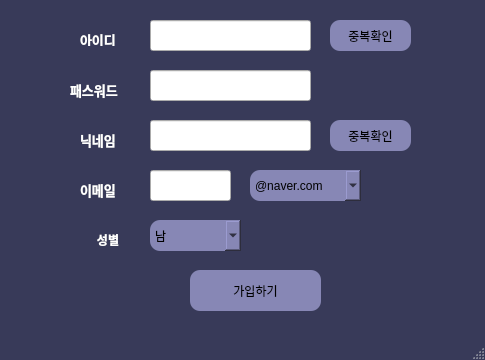
<?xml version="1.0" encoding="UTF-8"?>
<ui version="4.0">
 <class>sign_form</class>
 <widget class="QMainWindow" name="sign_form">
  <property name="geometry">
   <rect>
    <x>0</x>
    <y>0</y>
    <width>485</width>
    <height>360</height>
   </rect>
  </property>
  <property name="minimumSize">
   <size>
    <width>485</width>
    <height>360</height>
   </size>
  </property>
  <property name="maximumSize">
   <size>
    <width>485</width>
    <height>360</height>
   </size>
  </property>
  <property name="windowTitle">
   <string>회원가입</string>
  </property>
  <property name="styleSheet">
   <string notr="true">QMainWindow{
	background-color: rgb(56, 58, 89);	
}</string>
  </property>
  <widget class="QWidget" name="centralwidget">
   <widget class="QLabel" name="label_2">
    <property name="geometry">
     <rect>
      <x>80</x>
      <y>30</y>
      <width>56</width>
      <height>16</height>
     </rect>
    </property>
    <property name="minimumSize">
     <size>
      <width>56</width>
      <height>16</height>
     </size>
    </property>
    <property name="maximumSize">
     <size>
      <width>56</width>
      <height>16</height>
     </size>
    </property>
    <property name="styleSheet">
     <string notr="true">	font: 75 9pt &quot;CookieRun Bold&quot;;
	color:white;</string>
    </property>
    <property name="text">
     <string>&lt;html&gt;&lt;head/&gt;&lt;body&gt;&lt;p&gt;&lt;span style=&quot; font-size:10pt; font-weight:600;&quot;&gt;아이디&lt;/span&gt;&lt;/p&gt;&lt;/body&gt;&lt;/html&gt;</string>
    </property>
   </widget>
   <widget class="QLabel" name="label_3">
    <property name="geometry">
     <rect>
      <x>70</x>
      <y>80</y>
      <width>71</width>
      <height>21</height>
     </rect>
    </property>
    <property name="minimumSize">
     <size>
      <width>71</width>
      <height>21</height>
     </size>
    </property>
    <property name="maximumSize">
     <size>
      <width>71</width>
      <height>21</height>
     </size>
    </property>
    <property name="styleSheet">
     <string notr="true">	font: 75 9pt &quot;CookieRun Bold&quot;;
	color:white;</string>
    </property>
    <property name="text">
     <string>&lt;html&gt;&lt;head/&gt;&lt;body&gt;&lt;p&gt;&lt;span style=&quot; font-size:10pt; font-weight:600;&quot;&gt;패스워드&lt;/span&gt;&lt;/p&gt;&lt;/body&gt;&lt;/html&gt;</string>
    </property>
   </widget>
   <widget class="QLabel" name="label_4">
    <property name="geometry">
     <rect>
      <x>80</x>
      <y>180</y>
      <width>56</width>
      <height>21</height>
     </rect>
    </property>
    <property name="minimumSize">
     <size>
      <width>56</width>
      <height>21</height>
     </size>
    </property>
    <property name="maximumSize">
     <size>
      <width>56</width>
      <height>21</height>
     </size>
    </property>
    <property name="styleSheet">
     <string notr="true">	font: 75 9pt &quot;CookieRun Bold&quot;;
	color:white;</string>
    </property>
    <property name="text">
     <string>&lt;html&gt;&lt;head/&gt;&lt;body&gt;&lt;p&gt;&lt;span style=&quot; font-size:10pt; font-weight:600;&quot;&gt;이메일&lt;/span&gt;&lt;/p&gt;&lt;/body&gt;&lt;/html&gt;</string>
    </property>
   </widget>
   <widget class="QLabel" name="label_5">
    <property name="geometry">
     <rect>
      <x>80</x>
      <y>230</y>
      <width>56</width>
      <height>21</height>
     </rect>
    </property>
    <property name="minimumSize">
     <size>
      <width>56</width>
      <height>21</height>
     </size>
    </property>
    <property name="maximumSize">
     <size>
      <width>56</width>
      <height>21</height>
     </size>
    </property>
    <property name="styleSheet">
     <string notr="true">	font: 75 9pt &quot;CookieRun Bold&quot;;
	color:white;</string>
    </property>
    <property name="text">
     <string>&lt;html&gt;&lt;head/&gt;&lt;body&gt;&lt;p align=&quot;center&quot;&gt;&lt;span style=&quot; font-weight:600;&quot;&gt;성별&lt;/span&gt;&lt;/p&gt;&lt;/body&gt;&lt;/html&gt;</string>
    </property>
   </widget>
   <widget class="QLabel" name="label_6">
    <property name="geometry">
     <rect>
      <x>80</x>
      <y>130</y>
      <width>56</width>
      <height>21</height>
     </rect>
    </property>
    <property name="minimumSize">
     <size>
      <width>56</width>
      <height>21</height>
     </size>
    </property>
    <property name="maximumSize">
     <size>
      <width>56</width>
      <height>21</height>
     </size>
    </property>
    <property name="styleSheet">
     <string notr="true">	font: 75 9pt &quot;CookieRun Bold&quot;;
	color:white;</string>
    </property>
    <property name="text">
     <string>&lt;html&gt;&lt;head/&gt;&lt;body&gt;&lt;p&gt;&lt;span style=&quot; font-size:10pt; font-weight:600;&quot;&gt;닉네임&lt;/span&gt;&lt;/p&gt;&lt;/body&gt;&lt;/html&gt;</string>
    </property>
   </widget>
   <widget class="QLineEdit" name="ID_textBox">
    <property name="geometry">
     <rect>
      <x>150</x>
      <y>20</y>
      <width>161</width>
      <height>31</height>
     </rect>
    </property>
   </widget>
   <widget class="QLineEdit" name="PW_textBox">
    <property name="geometry">
     <rect>
      <x>150</x>
      <y>70</y>
      <width>161</width>
      <height>31</height>
     </rect>
    </property>
   </widget>
   <widget class="QLineEdit" name="Nick_Name_textBox">
    <property name="geometry">
     <rect>
      <x>150</x>
      <y>120</y>
      <width>161</width>
      <height>31</height>
     </rect>
    </property>
   </widget>
   <widget class="QLineEdit" name="Email_textBox">
    <property name="geometry">
     <rect>
      <x>150</x>
      <y>170</y>
      <width>81</width>
      <height>31</height>
     </rect>
    </property>
   </widget>
   <widget class="QPushButton" name="Nick_Name">
    <property name="geometry">
     <rect>
      <x>330</x>
      <y>120</y>
      <width>81</width>
      <height>31</height>
     </rect>
    </property>
    <property name="styleSheet">
     <string notr="true">QPushButton{

	background-color: rgb(135, 135, 181);
	border-radius:10px;
	font: 75 9pt &quot;CookieRun Bold&quot;;
}

QPushButton:hover {
	background-color: rgb(69, 57, 136);
}
QPushButton:pressed {	
	background-color: rgb(85, 170, 255);
}</string>
    </property>
    <property name="text">
     <string>중복확인</string>
    </property>
   </widget>
   <widget class="QPushButton" name="Double_Check">
    <property name="geometry">
     <rect>
      <x>330</x>
      <y>20</y>
      <width>81</width>
      <height>31</height>
     </rect>
    </property>
    <property name="styleSheet">
     <string notr="true">QPushButton{

	background-color: rgb(135, 135, 181);
	border-radius:10px;
	font: 75 9pt &quot;CookieRun Bold&quot;;
}

QPushButton:hover {
	background-color: rgb(69, 57, 136);
}
QPushButton:pressed {	
	background-color: rgb(85, 170, 255);
}</string>
    </property>
    <property name="text">
     <string>중복확인</string>
    </property>
   </widget>
   <widget class="QComboBox" name="Email_comboBox">
    <property name="geometry">
     <rect>
      <x>250</x>
      <y>170</y>
      <width>111</width>
      <height>31</height>
     </rect>
    </property>
    <property name="styleSheet">
     <string notr="true">QComboBox{

	background-color: rgb(135, 135, 181);
	border-radius:10px;
	font: 75 9pt &quot;CookieRun Bold&quot;;
}

QComboBox:hover {
	background-color: rgb(69, 57, 136);
}
QComboBox:pressed {	
	background-color: rgb(85, 170, 255);
}</string>
    </property>
    <item>
     <property name="text">
      <string>@naver.com</string>
     </property>
    </item>
    <item>
     <property name="text">
      <string>@gmail.co.kr</string>
     </property>
    </item>
    <item>
     <property name="text">
      <string>@daum.net</string>
     </property>
    </item>
   </widget>
   <widget class="QPushButton" name="Sign_In">
    <property name="geometry">
     <rect>
      <x>190</x>
      <y>270</y>
      <width>131</width>
      <height>41</height>
     </rect>
    </property>
    <property name="styleSheet">
     <string notr="true">QPushButton{

	background-color: rgb(135, 135, 181);
	border-radius:10px;
	font: 75 9pt &quot;CookieRun Bold&quot;;
}

QPushButton:hover {
	background-color: rgb(69, 57, 136);
}
QPushButton:pressed {	
	background-color: rgb(85, 170, 255);
}</string>
    </property>
    <property name="text">
     <string>가입하기</string>
    </property>
   </widget>
   <widget class="QComboBox" name="Gender_comboBox">
    <property name="geometry">
     <rect>
      <x>150</x>
      <y>220</y>
      <width>91</width>
      <height>31</height>
     </rect>
    </property>
    <property name="styleSheet">
     <string notr="true">QComboBox{

	background-color: rgb(135, 135, 181);
	border-radius:10px;
	font: 75 9pt &quot;CookieRun Bold&quot;;
}

QComboBox:hover {
	background-color: rgb(69, 57, 136);
}
QComboBox:pressed {	
	background-color: rgb(85, 170, 255);
}</string>
    </property>
    <item>
     <property name="text">
      <string>남</string>
     </property>
    </item>
    <item>
     <property name="text">
      <string>여</string>
     </property>
    </item>
   </widget>
  </widget>
  <widget class="QMenuBar" name="menubar">
   <property name="geometry">
    <rect>
     <x>0</x>
     <y>0</y>
     <width>485</width>
     <height>26</height>
    </rect>
   </property>
  </widget>
  <widget class="QStatusBar" name="statusbar"/>
 </widget>
 <resources/>
 <connections/>
</ui>
